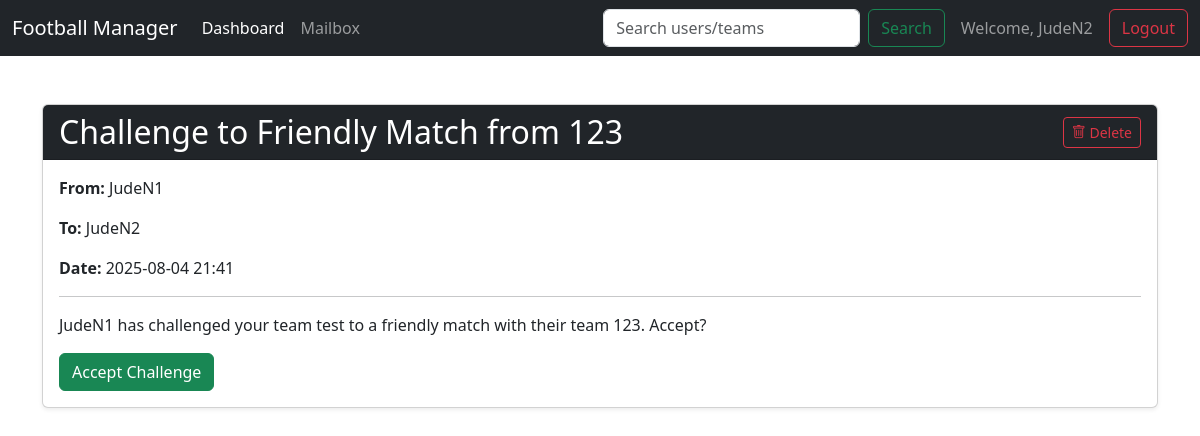
The app's page /mail/2 (signed in) with its own data.
### app/models.py (models this page shows, shortened)
class User(db.Model):
    id = db.Column(db.Integer, primary_key=True)
    username = db.Column(db.String(80), unique=True, nullable=False)
    password_hash = db.Column(db.String(128))
    teams = db.relationship('Team', backref='user', lazy=True, cascade="all, delete-orphan")
    sent_messages = db.relationship('Message', foreign_keys='Message.sender_id', backref='sender', lazy=True, cascade="all, delete-orphan")
    received_messages = db.relationship('Message', foreign_keys='Message.recipient_id', backref='recipient', lazy=True, cascade="all, delete-orphan")

class Message(db.Model):
    id = db.Column(db.Integer, primary_key=True)
    sender_id = db.Column(db.Integer, db.ForeignKey('user.id'), nullable=False)
    recipient_id = db.Column(db.Integer, db.ForeignKey('user.id'), nullable=False)
    subject = db.Column(db.String(200), nullable=False)
    body = db.Column(db.Text, nullable=False)
    timestamp = db.Column(db.DateTime, default=datetime.utcnow)
    is_read = db.Column(db.Boolean, default=False)
    challenger_team_id = db.Column(db.Integer, db.ForeignKey('team.id'), nullable=True)
    challenged_team_id = db.Column(db.Integer, db.ForeignKey('team.id'), nullable=True)
    is_challenge = db.Column(db.Boolean, default=False)
    is_accepted = db.Column(db.Boolean, default=False)  # To mark if challenge is accepted

### app/routes_game.py (the view)
@game_bp.route('/mail/<int:message_id>')
def view_mail(message_id):
    if 'username' not in session:
        return redirect(url_for('auth_bp.login'))
    message = Message.query.get_or_404(message_id)
    user = User.query.filter_by(username=session['username']).first()
    if message.recipient_id != user.id and message.sender_id != user.id:
        flash("You do not have permission to view this message.", "danger")
        return redirect(url_for('game_bp.mailbox'))
    if message.recipient_id == user.id and not message.is_read:
        message.is_read = True
        db.session.commit()
    return render_template('view_mail.html', message=message)

### app/__init__.py (called while the page is built)
def create_app():
    app = Flask(__name__)
    app.config['SECRET_KEY'] = 'a_very_secret_key_for_development'
    app.config['SQLALCHEMY_DATABASE_URI'] = 'sqlite:///' + os.path.join(basedir, 'database.db')
    db.init_app(app)
    from .routes_auth import auth_bp
    from .routes_game import game_bp
    app.register_blueprint(auth_bp)
    app.register_blueprint(game_bp)
    @app.context_processor
    def inject_selected_team():
        if 'selected_team_id' in session:
            from .models import Team
            selected_team = Team.query.get(session['selected_team_id'])
            return dict(selected_team=selected_team)
        return dict(selected_team=None)
    def nl2br(value):
        result = value.replace('\n', '<br>\n')
        return Markup(result)
    app.jinja_env.filters['nl2br'] = nl2br
    return app

### app/templates/view_mail.html (shortened to what this page needs)
{% extends "base.html" %}
{% block content %}
<div class="card shadow-sm">
    <div class="card-header bg-dark text-white d-flex justify-content-between align-items-center">
        <h1 class="h2 mb-0">{{ message.subject }}</h1>
        <form method="POST" action="{{ url_for('game_bp.delete_mail', message_id=message.id) }}">
            <button type="submit" class="btn btn-outline-danger btn-sm" onclick="return confirm('Are you sure you want to delete this message?');">
                <i class="bi bi-trash"></i> Delete
            </button>
        </form>
    </div>
    <div class="card-body">
        <p><strong>From:</strong> {{ message.sender.username }}</p>
        <p><strong>To:</strong> {{ message.recipient.username }}</p>
        <p><strong>Date:</strong> {{ message.timestamp.strftime('%Y-%m-%d %H:%M') }}</p>
        <hr>
        <p>{{ message.body | nl2br }}</p>
        {% if message.is_challenge and not message.is_accepted and message.recipient.username == session.username %}
        <form method="POST" action="{{ url_for('game_bp.accept_challenge', message_id=message.id) }}">
            <button type="submit" class="btn btn-success">Accept Challenge</button>
        </form>
        {% elif message.is_challenge and message.is_accepted %}
        <p class="text-success">Challenge Accepted!</p>
        {% endif %}
    </div>
</div>
{% endblock %}

### app/templates/base.html (shortened to what this page needs)
<!DOCTYPE html>
<html lang="en">
<head>
    <link href="https://cdn.jsdelivr.net/npm/bootstrap@5.3.3/dist/css/bootstrap.min.css" rel="stylesheet">
    <link rel="stylesheet" href="https://cdn.jsdelivr.net/npm/bootstrap-icons@1.11.3/font/bootstrap-icons.min.css">
</head>
<body>
    <nav class="navbar navbar-expand-lg navbar-dark bg-dark fixed-top">
        <div class="container-fluid">
            <a class="navbar-brand" href="{{ url_for('game_bp.dashboard') }}">Football Manager</a>
            <div class="collapse navbar-collapse">
                <ul class="navbar-nav me-auto mb-2 mb-lg-0">
                    <li class="nav-item">
                        <a class="nav-link active" href="{{ url_for('game_bp.dashboard') }}">Dashboard</a>
                    </li>
                    <li class="nav-item">
                        <a class="nav-link" href="{{ url_for('game_bp.mailbox') }}">Mailbox</a>
                    </li>
                </ul>
                <form class="d-flex me-3" action="{{ url_for('game_bp.search') }}" method="post">
                    <input class="form-control me-2" type="search" placeholder="Search users/teams" name="query" aria-label="Search">
                    <button class="btn btn-outline-success" type="submit">Search</button>
                </form>
                {% if session.username %}
                <span class="navbar-text me-3">
                    Welcome, {{ session.username }}
                </span>
                <a href="{{ url_for('auth_bp.logout') }}" class="btn btn-outline-danger">Logout</a>
                {% endif %}
            </div>
        </div>
    </nav>
    <main class="container mt-4">
        {% block content %}{% endblock %}
    </main>
</body>
</html>

### app/templates/base.html (style rules this page uses)
body { background-image: url('https://images.pexels.com/photos/114296/pexels-photo-114296.jpeg'); background-size: cover; background-position: center; background-attachment: fixed; padding-top: 80px; }

### records on screen
User: username "JudeN2", recipient.username "JudeN2"
Message: subject "Challenge to Friendly Match from 123", timestamp "2025-08-04 21:41", body "JudeN1 has challenged your team test to a friendly match with their team 123. Accept?"
User: sender.username "JudeN1"
